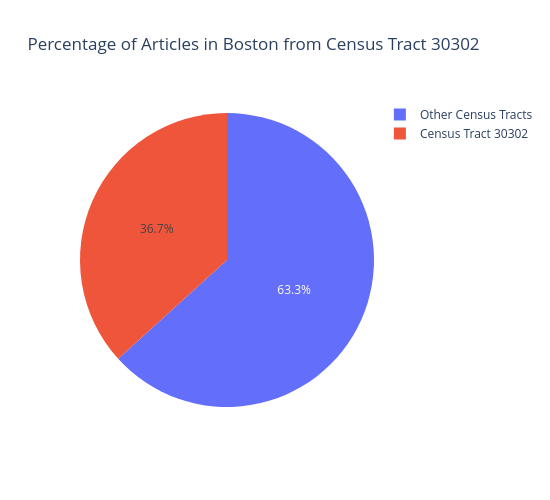
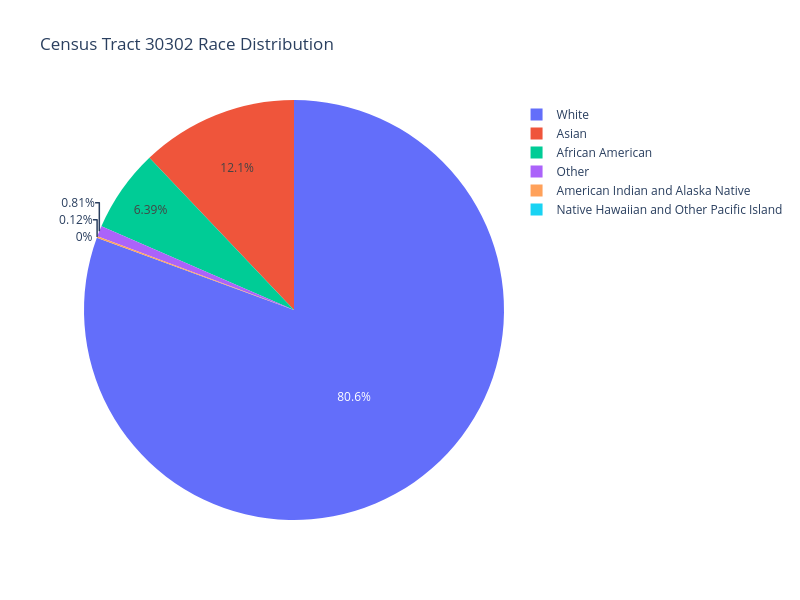

The notebook cell these images were saved under, in order:
### Code cell
def get_census_tract_stats(df, census_tract):
    topic_distribution = get_topic_distribution(df, "Census Tract", census_tract)
    article_count = df["Census Tract"].value_counts()[census_tract]
    race_distribution = get_race_distribution(df, census_tract)
    
    return {
        "Topic Distribution": topic_distribution,
        "Topic Count": len(topic_distribution),
        "Article Count": article_count,
        "Race Distribution": race_distribution.reset_index(drop=True)
    }

# Calculate race distribution for a specific census tract
def get_race_distribution(df, census_tract):
    tract_data = df[df['Census Tract'] == census_tract]
    race_distribution = tract_data[['White', 'African American', 'American Indian and Alaska Native', 'Asian', 'Native Hawaiian and Other Pacific Island', 'Other']].sum()
    total_population = race_distribution.sum()
    race_distribution_percentage = round((race_distribution * 100 / total_population), 2)

    # Convert the dictionary to a DataFrame
    tract_demographics_df = pd.DataFrame(list(race_distribution_percentage.items()), columns=['Race', 'Population'])

    return tract_demographics_df

# Compare census tract to Boston
def compare_tract_to_boston(tract_stats, boston_stats):
    comparison = {
        "Census Tract Article %": round(100 * tract_stats["Article Count"] / boston_stats["Article Count"], 0),
        "Census Tract Topic %": round(100 * (tract_stats["Topic Distribution"] / tract_stats["Article Count"]), 2),
        "Boston Topic %": round(100 * (boston_stats["Topic Distribution"] / boston_stats["Article Count"]), 2),
        "Census Tract Race %": tract_stats["Race Distribution"],
        "Boston Race %": boston_stats["Race Distribution"]
    }
    
    return comparison

# Example: Get stats for a specific census tract
census_tract = 30302
tract_stats = get_census_tract_stats(merged_articles, census_tract)

# Get Boston stats (already calculated previously)
boston_stats = get_boston_stats(filtered_articles)

# Compare census tract to Boston
comparison = compare_tract_to_boston(tract_stats, boston_stats)

### Visualize Comparisons for Census Tracts

# Visualize topic distribution for the census tract
plt.figure(figsize=(10, 6))
sns.barplot(x=tract_stats["Topic Distribution"].values, y=tract_stats["Topic Distribution"].index, palette="viridis")
plt.xlabel("Number of Articles")
plt.ylabel("Topics")
plt.title(f"Topic Distribution in Census Tract {census_tract}")
plt.show()

# Visualize the percentage of articles in Boston that come from the census tract
percentage = comparison["Census Tract Article %"]

# Data for the pie chart
labels = [f'Census Tract {census_tract}', 'Other Census Tracts']
values = [tract_stats["Article Count"], boston_stats["Article Count"] - tract_stats["Article Count"]]

# Pie chart
fig = go.Figure(data=[go.Pie(labels=labels, values=values)])
fig.update_layout(
    title_text=f'Percentage of Articles in Boston from Census Tract {census_tract}',
    width=550, 
    height=500,  
)
fig.show()

# Get the top 10 topics for the census tract
top_tract_topics = comparison["Census Tract Topic %"].sort_values(ascending=False).head(10)

# Filter Boston's topics to match the top 10 tract topics
boston_topics_filtered = comparison["Boston Topic %"].reindex(top_tract_topics.index)

# Visualize comparison of topic distribution
comparison_df = pd.DataFrame({
    f'Census Tract {census_tract}': top_tract_topics,
    "Boston": boston_topics_filtered
})

comparison_df.plot(kind='bar', figsize=(10, 6))
plt.xlabel("Topics")
plt.ylabel("Percentage")
plt.title(f"Topic Distribution Comparison: Census Tract {census_tract} vs Boston")
plt.show()

# Ensure race distributions are in the same format
tract_race_dist = comparison["Census Tract Race %"].set_index("Race")
boston_race_dist = comparison["Boston Race %"].set_index("Race")

# Combine tract and Boston race distributions into a DataFrame
race_comparison_df = pd.concat([tract_race_dist, boston_race_dist], axis=1)
race_comparison_df.columns = [f'Census Tract {census_tract}', "Boston"]

# Plot the race distribution comparison
plt.figure(figsize=(12, 6))
race_comparison_df.plot(kind='bar', figsize=(12, 6))
plt.xlabel("Racial Group")
plt.ylabel("Percentage")
plt.title(f"Race Distribution Comparison: Census Tract {census_tract} vs Boston")
plt.xticks(rotation=45, ha='right', fontsize=10)
plt.show()

# Pie chart for Race distribution for the top census tract
fig = px.pie(tract_stats["Race Distribution"], names=tract_stats["Race Distribution"]["Race"], values="Population", title=f'Census Tract {census_tract} Race Distribution')
fig.update_layout(width=800, height=600)
fig.show()

### Figure 1 — Plotly figure (JSON) as saved in the notebook; plotly's stock layout.template omitted (floating-point values rounded to 4 significant figures)
{"data": [{"labels": ["Census Tract 30302", "Other Census Tracts"], "type": "pie", "values": [36, 62]}], "layout": {"height": 500, "title": {"text": "Percentage of Articles in Boston from Census Tract 30302"}, "width": 550}}

### Figure 2 — Plotly figure (JSON) as saved in the notebook; plotly's stock layout.template omitted (floating-point values rounded to 4 significant figures)
{"data": [{"domain": {"x": [0, 1], "y": [0, 1]}, "hovertemplate": "Race=%{label}<br>Population=%{value}<extra></extra>", "labels": ["White", "African American", "American Indian and Alaska Native", "Asian", "Native Hawaiian and Other Pacific Island", "Other"], "legendgroup": "", "name": "", "showlegend": true, "type": "pie", "values": [80.6, 6.39, 0.12, 12.09, 0, 0.81]}], "layout": {"height": 600, "legend": {"tracegroupgap": 0}, "title": {"text": "Census Tract 30302 Race Distribution"}, "width": 800}}
